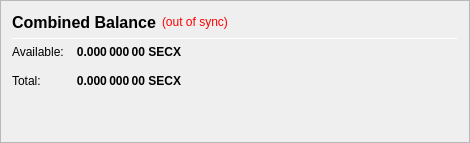
                   <widget class="QFrame" name="frame_CombinedBalances">
                    <property name="minimumSize">
                     <size>
                      <width>470</width>
                      <height>0</height>
                     </size>
                    </property>
                    <property name="frameShape">
                     <enum>QFrame::StyledPanel</enum>
                    </property>
                    <property name="frameShadow">
                     <enum>QFrame::Raised</enum>
                    </property>
                    <layout class="QVBoxLayout" name="verticalLayout_5">
                     <item>
                      <layout class="QHBoxLayout" name="horizontalLayout_5" stretch="0,0,0">
                       <item>
                        <widget class="QLabel" name="label_5z">
                         <property name="minimumSize">
                          <size>
                           <width>0</width>
                           <height>20</height>
                          </size>
                         </property>
                         <property name="font">
                          <font>
                           <pointsize>12</pointsize>
                           <weight>75</weight>
                           <bold>true</bold>
                          </font>
                         </property>
                         <property name="toolTip">
                          <string>Combined Balance (including unconfirmed and immature coins)</string>
                         </property>
                         <property name="text">
                          <string>Combined Balance</string>
                         </property>
                        </widget>
                       </item>
                       <item>
                        <widget class="QLabel" name="labelWalletStatus">
                         <property name="cursor">
                          <cursorShape>WhatsThisCursor</cursorShape>
                         </property>
                         <property name="toolTip">
                          <string>The displayed information may be out of date. Your wallet automatically synchronizes with the SecurityX network after a connection is established, but this process has not completed yet.</string>
                         </property>
                         <property name="styleSheet">
                          <string notr="true">QLabel { color: red; }</string>
                         </property>
                         <property name="text">
                          <string notr="true">(out of sync)</string>
                         </property>
                         <property name="alignment">
                          <set>Qt::AlignLeading|Qt::AlignLeft|Qt::AlignVCenter</set>
                         </property>
                        </widget>
                       </item>
                       <item>
                        <spacer name="horizontalSpacer_1">
                         <property name="orientation">
                          <enum>Qt::Horizontal</enum>
                         </property>
                         <property name="sizeHint" stdset="0">
                          <size>
                           <width>40</width>
                           <height>20</height>
                          </size>
                         </property>
                        </spacer>
                       </item>
                      </layout>
                     </item>
                     <item>
                      <widget class="Line" name="line_CombinedBalance">
                       <property name="minimumSize">
                        <size>
                         <width>0</width>
                         <height>1</height>
                        </size>
                       </property>
                       <property name="maximumSize">
                        <size>
                         <width>16777215</width>
                         <height>1</height>
                        </size>
                       </property>
                       <property name="orientation">
                        <enum>Qt::Horizontal</enum>
                       </property>
                      </widget>
                     </item>
                     <item>
                      <layout class="QGridLayout" name="gridLayout_3">
                       <property name="spacing">
                        <number>12</number>
                       </property>
                       <item row="1" column="0">
                        <widget class="QLabel" name="labelBalanceTextz">
                         <property name="text">
                          <string>Available:</string>
                         </property>
                        </widget>
                       </item>
                       <item row="1" column="1">
                        <widget class="QLabel" name="labelBalancez">
                         <property name="font">
                          <font>
                           <weight>75</weight>
                           <bold>true</bold>
                          </font>
                         </property>
                         <property name="cursor">
                          <cursorShape>IBeamCursor</cursorShape>
                         </property>
                         <property name="toolTip">
                          <string>Your current spendable balance</string>
                         </property>
                         <property name="text">
                          <string notr="true">0.000 000 00 SECX</string>
                         </property>
                         <property name="alignment">
                          <set>Qt::AlignRight|Qt::AlignTrailing|Qt::AlignVCenter</set>
                         </property>
                         <property name="textInteractionFlags">
                          <set>Qt::LinksAccessibleByMouse|Qt::TextSelectableByKeyboard|Qt::TextSelectableByMouse</set>
                         </property>
                        </widget>
                       </item>
                       <item row="2" column="0">
                        <widget class="QLabel" name="labelTotalTextz">
                         <property name="text">
                          <string>Total:</string>
                         </property>
                        </widget>
                       </item>
                       <item row="2" column="1">
                        <widget class="QLabel" name="labelTotalz">
                         <property name="font">
                          <font>
                           <weight>75</weight>
                           <bold>true</bold>
                          </font>
                         </property>
                         <property name="cursor">
                          <cursorShape>IBeamCursor</cursorShape>
                         </property>
                         <property name="toolTip">
                          <string>Total Balance, including all unavailable coins.</string>
                         </property>
                         <property name="text">
                          <string notr="true">0.000 000 00 SECX</string>
                         </property>
                         <property name="alignment">
                          <set>Qt::AlignRight|Qt::AlignTrailing|Qt::AlignVCenter</set>
                         </property>
                         <property name="textInteractionFlags">
                          <set>Qt::LinksAccessibleByMouse|Qt::TextSelectableByKeyboard|Qt::TextSelectableByMouse</set>
                         </property>
                        </widget>
                       </item>
                       <item row="2" column="3">
                        <spacer name="horizontalSpacer_2">
                         <property name="orientation">
                          <enum>Qt::Horizontal</enum>
                         </property>
                         <property name="sizeHint" stdset="0">
                          <size>
                           <width>40</width>
                           <height>20</height>
                          </size>
                         </property>
                        </spacer>
                       </item>
                      </layout>
                     </item>
                     <item>
                      <spacer name="verticalSpacer_1">
                       <property name="orientation">
                        <enum>Qt::Vertical</enum>
                       </property>
                       <property name="sizeHint" stdset="0">
                        <size>
                         <width>20</width>
                         <height>40</height>
                        </size>
                       </property>
                      </spacer>
                     </item>
                    </layout>
                   </widget>
